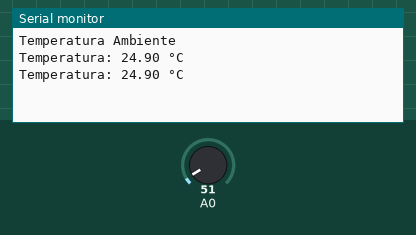
Recording of a sketch running on a simulated Arduino Uno, built with avr-gcc and run on an emulated ATmega328P. Parts: the last lines printed to the serial monitor. Inputs (shaded band) come from the test bench; at power-on: A0 = 51.

Above: at 1.2 s.
1.3 s: A0 set to 61
At 2.0 s:
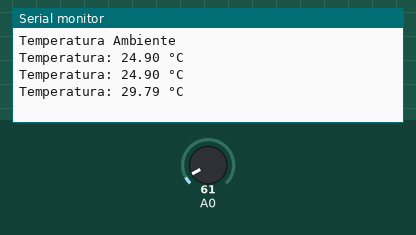
2.8 s: A0 set to 71
At 3.3 s:
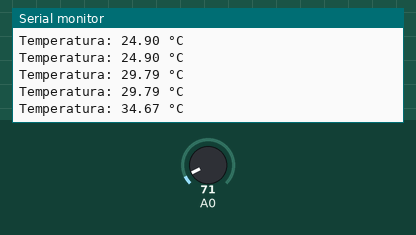
Timing chart, 0 to 5.8 s (numbered marks = the images above; inputs shaded):
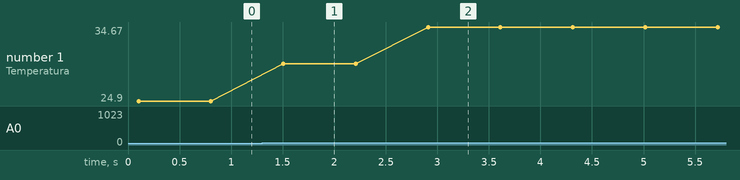

Measured:
- after the input at 1.3 s, the serial monitor: prints a new line after 0.21 s (image 1)
- after the input at 2.8 s, the serial monitor: prints a new line after 0.11 s (image 2)
- plotted number 1: 24.9 → 29.79 after the input at 1.3 s, 29.79 → 34.67 after the input at 2.8 s

The sketch:

LM35_CON_PROMEDIO__DE_LECTURAS.ino
```cpp
// Sensor de temperatura LM35
const int numMuestras = 10; // Número de muestras para promediar
static const int Vcc = 5;   // Voltaje de referencia (5V)

void setup() {
  Serial.begin(9600);
  Serial.println("Temperatura Ambiente");
}

void loop() {
  float sumaTemperaturas = 0;

  // Tomar varias muestras y promediarlas
  for (int i = 0; i < numMuestras; i++) {
    uint16_t valor_adc = analogRead(A0);
    float V = (valor_adc * Vcc) / 1024.0;
    float Temp = V * 100.0;
    sumaTemperaturas += Temp;
    delay(10); // Pequeño retardo entre muestras
  }

  // Calcular el promedio
  float temperaturaPromedio = sumaTemperaturas / numMuestras;

  // Mostrar la temperatura promedio
  Serial.print("Temperatura: ");
  Serial.print(temperaturaPromedio);
  Serial.println(" °C");

  // Esperar antes de la siguiente lectura
  delay(600);
}
```
